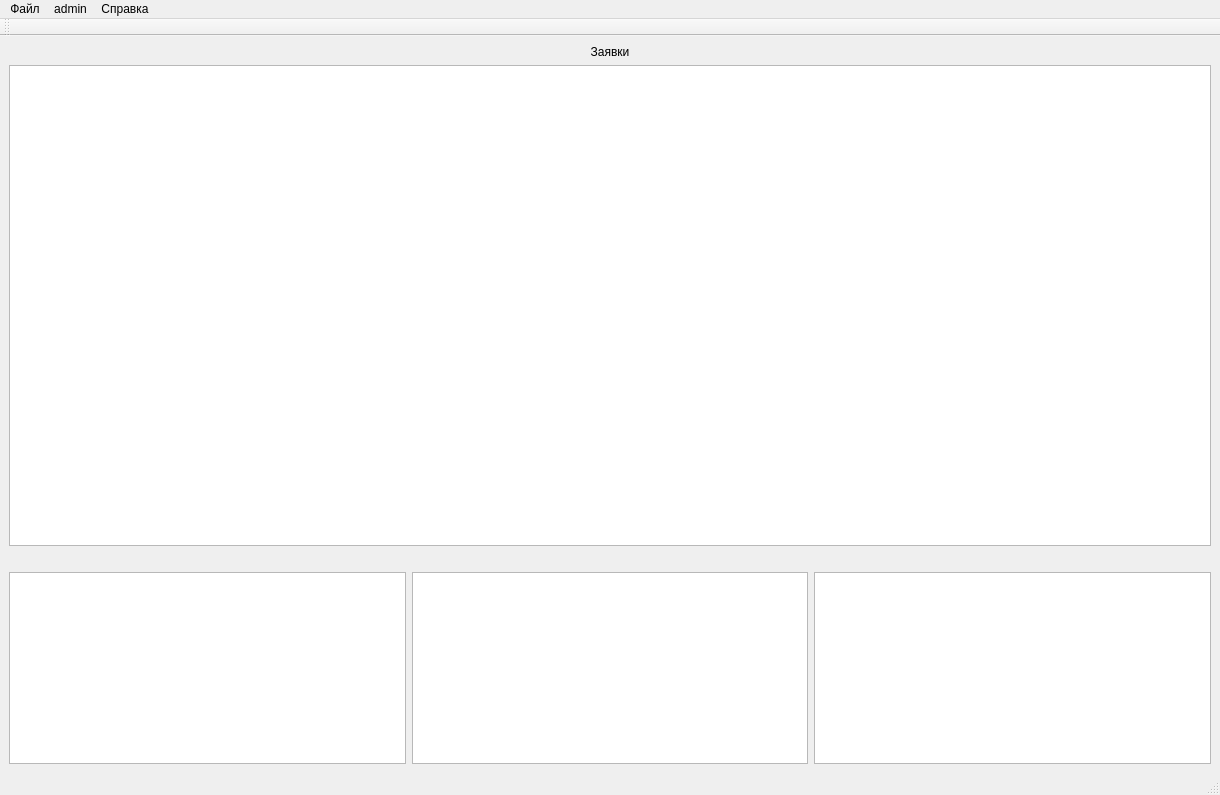
<?xml version="1.0" encoding="UTF-8"?>
<ui version="4.0">
 <class>TMainWnd</class>
 <widget class="QMainWindow" name="TMainWnd">
  <property name="geometry">
   <rect>
    <x>0</x>
    <y>0</y>
    <width>1220</width>
    <height>795</height>
   </rect>
  </property>
  <property name="sizePolicy">
   <sizepolicy hsizetype="Expanding" vsizetype="Expanding">
    <horstretch>0</horstretch>
    <verstretch>0</verstretch>
   </sizepolicy>
  </property>
  <property name="windowTitle">
   <string>Система учета заявок от КонтинентСвободы.рф</string>
  </property>
  <property name="windowIcon">
   <iconset>
    <normaloff>../res/request.ico</normaloff>../res/request.ico</iconset>
  </property>
  <widget class="QWidget" name="centralWdgt">
   <property name="sizePolicy">
    <sizepolicy hsizetype="Expanding" vsizetype="Expanding">
     <horstretch>0</horstretch>
     <verstretch>0</verstretch>
    </sizepolicy>
   </property>
   <layout class="QVBoxLayout" name="verticalLayout">
    <item>
     <widget class="QLabel" name="label_4">
      <property name="sizePolicy">
       <sizepolicy hsizetype="Preferred" vsizetype="Preferred">
        <horstretch>0</horstretch>
        <verstretch>0</verstretch>
       </sizepolicy>
      </property>
      <property name="text">
       <string>Заявки</string>
      </property>
      <property name="alignment">
       <set>Qt::AlignCenter</set>
      </property>
     </widget>
    </item>
    <item>
     <widget class="QTableWidget" name="requestTable">
      <property name="sizePolicy">
       <sizepolicy hsizetype="Expanding" vsizetype="Expanding">
        <horstretch>0</horstretch>
        <verstretch>0</verstretch>
       </sizepolicy>
      </property>
      <property name="maximumSize">
       <size>
        <width>2000</width>
        <height>2000</height>
       </size>
      </property>
      <property name="focusPolicy">
       <enum>Qt::NoFocus</enum>
      </property>
      <property name="contextMenuPolicy">
       <enum>Qt::CustomContextMenu</enum>
      </property>
      <property name="layoutDirection">
       <enum>Qt::LeftToRight</enum>
      </property>
      <property name="frameShadow">
       <enum>QFrame::Sunken</enum>
      </property>
      <property name="editTriggers">
       <set>QAbstractItemView::SelectedClicked</set>
      </property>
      <property name="alternatingRowColors">
       <bool>true</bool>
      </property>
      <property name="selectionMode">
       <enum>QAbstractItemView::ExtendedSelection</enum>
      </property>
      <property name="selectionBehavior">
       <enum>QAbstractItemView::SelectRows</enum>
      </property>
      <property name="sortingEnabled">
       <bool>true</bool>
      </property>
      <attribute name="verticalHeaderVisible">
       <bool>true</bool>
      </attribute>
      <attribute name="verticalHeaderDefaultSectionSize">
       <number>23</number>
      </attribute>
     </widget>
    </item>
    <item>
     <spacer name="horizontalSpacer">
      <property name="orientation">
       <enum>Qt::Horizontal</enum>
      </property>
      <property name="sizeHint" stdset="0">
       <size>
        <width>1091</width>
        <height>20</height>
       </size>
      </property>
     </spacer>
    </item>
    <item>
     <layout class="QGridLayout" name="gridLayout">
      <item row="0" column="2">
       <layout class="QHBoxLayout" name="horizontalLayout_3">
        <item>
         <widget class="QTableWidget" name="typeTable">
          <property name="sizePolicy">
           <sizepolicy hsizetype="Expanding" vsizetype="Fixed">
            <horstretch>0</horstretch>
            <verstretch>0</verstretch>
           </sizepolicy>
          </property>
          <property name="contextMenuPolicy">
           <enum>Qt::CustomContextMenu</enum>
          </property>
          <property name="editTriggers">
           <set>QAbstractItemView::NoEditTriggers</set>
          </property>
          <property name="alternatingRowColors">
           <bool>true</bool>
          </property>
          <property name="selectionBehavior">
           <enum>QAbstractItemView::SelectRows</enum>
          </property>
          <attribute name="verticalHeaderVisible">
           <bool>true</bool>
          </attribute>
          <attribute name="verticalHeaderDefaultSectionSize">
           <number>23</number>
          </attribute>
         </widget>
        </item>
       </layout>
      </item>
      <item row="0" column="1">
       <layout class="QHBoxLayout" name="horizontalLayout_2">
        <item>
         <widget class="QTableWidget" name="performerTable">
          <property name="sizePolicy">
           <sizepolicy hsizetype="Expanding" vsizetype="Fixed">
            <horstretch>0</horstretch>
            <verstretch>0</verstretch>
           </sizepolicy>
          </property>
          <property name="maximumSize">
           <size>
            <width>397</width>
            <height>16777215</height>
           </size>
          </property>
          <property name="contextMenuPolicy">
           <enum>Qt::CustomContextMenu</enum>
          </property>
          <property name="editTriggers">
           <set>QAbstractItemView::NoEditTriggers</set>
          </property>
          <property name="alternatingRowColors">
           <bool>true</bool>
          </property>
          <property name="selectionBehavior">
           <enum>QAbstractItemView::SelectRows</enum>
          </property>
          <attribute name="verticalHeaderVisible">
           <bool>true</bool>
          </attribute>
          <attribute name="verticalHeaderDefaultSectionSize">
           <number>23</number>
          </attribute>
         </widget>
        </item>
       </layout>
      </item>
      <item row="0" column="0">
       <layout class="QHBoxLayout" name="horizontalLayout">
        <item>
         <widget class="QTableWidget" name="clientTable">
          <property name="sizePolicy">
           <sizepolicy hsizetype="Expanding" vsizetype="Fixed">
            <horstretch>0</horstretch>
            <verstretch>0</verstretch>
           </sizepolicy>
          </property>
          <property name="contextMenuPolicy">
           <enum>Qt::CustomContextMenu</enum>
          </property>
          <property name="layoutDirection">
           <enum>Qt::LeftToRight</enum>
          </property>
          <property name="sizeAdjustPolicy">
           <enum>QAbstractScrollArea::AdjustIgnored</enum>
          </property>
          <property name="editTriggers">
           <set>QAbstractItemView::NoEditTriggers</set>
          </property>
          <property name="alternatingRowColors">
           <bool>true</bool>
          </property>
          <property name="selectionBehavior">
           <enum>QAbstractItemView::SelectRows</enum>
          </property>
          <property name="sortingEnabled">
           <bool>true</bool>
          </property>
          <attribute name="horizontalHeaderVisible">
           <bool>true</bool>
          </attribute>
          <attribute name="verticalHeaderVisible">
           <bool>true</bool>
          </attribute>
          <attribute name="verticalHeaderDefaultSectionSize">
           <number>23</number>
          </attribute>
         </widget>
        </item>
       </layout>
      </item>
     </layout>
    </item>
    <item>
     <layout class="QVBoxLayout" name="verticalLayout_3"/>
    </item>
   </layout>
  </widget>
  <widget class="QMenuBar" name="menubar">
   <property name="geometry">
    <rect>
     <x>0</x>
     <y>0</y>
     <width>1220</width>
     <height>21</height>
    </rect>
   </property>
   <widget class="QMenu" name="fileMenu">
    <property name="title">
     <string>Файл</string>
    </property>
    <addaction name="exitActn"/>
    <addaction name="separator"/>
   </widget>
   <widget class="QMenu" name="helpMenu">
    <property name="title">
     <string>admin</string>
    </property>
    <addaction name="ChPassAdminActn"/>
    <addaction name="ChPassUserActn"/>
   </widget>
   <widget class="QMenu" name="menuadmin">
    <property name="title">
     <string>Справка</string>
    </property>
    <addaction name="aAbout"/>
    <addaction name="aRasshFunc"/>
   </widget>
   <addaction name="fileMenu"/>
   <addaction name="helpMenu"/>
   <addaction name="menuadmin"/>
  </widget>
  <widget class="QStatusBar" name="statusbar"/>
  <widget class="QToolBar" name="toolbar">
   <property name="windowTitle">
    <string>toolBar</string>
   </property>
   <property name="iconSize">
    <size>
     <width>16</width>
     <height>16</height>
    </size>
   </property>
   <property name="toolButtonStyle">
    <enum>Qt::ToolButtonTextUnderIcon</enum>
   </property>
   <attribute name="toolBarArea">
    <enum>TopToolBarArea</enum>
   </attribute>
   <attribute name="toolBarBreak">
    <bool>false</bool>
   </attribute>
  </widget>
  <action name="exitActn">
   <property name="icon">
    <iconset resource="../res/request.qrc">
     <normaloff>:/images/exit</normaloff>:/images/exit</iconset>
   </property>
   <property name="text">
    <string>Выйти из программы</string>
   </property>
  </action>
  <action name="clientActn">
   <property name="text">
    <string>Clients</string>
   </property>
  </action>
  <action name="performerActn">
   <property name="text">
    <string>Performers</string>
   </property>
  </action>
  <action name="typeActn">
   <property name="text">
    <string>Types</string>
   </property>
  </action>
  <action name="aboutQtActn">
   <property name="text">
    <string>About QT</string>
   </property>
  </action>
  <action name="loginActn">
   <property name="text">
    <string>Change login info</string>
   </property>
  </action>
  <action name="ChPassAdminActn">
   <property name="text">
    <string>Изменить пароль admin</string>
   </property>
  </action>
  <action name="ChPassUserActn">
   <property name="text">
    <string>Изменить пароль user</string>
   </property>
  </action>
  <action name="aAbout">
   <property name="text">
    <string>О программе</string>
   </property>
  </action>
  <action name="aRasshFunc">
   <property name="text">
    <string>Расширить функционал</string>
   </property>
  </action>
 </widget>
 <resources>
  <include location="../res/request.qrc"/>
 </resources>
 <connections/>
</ui>
